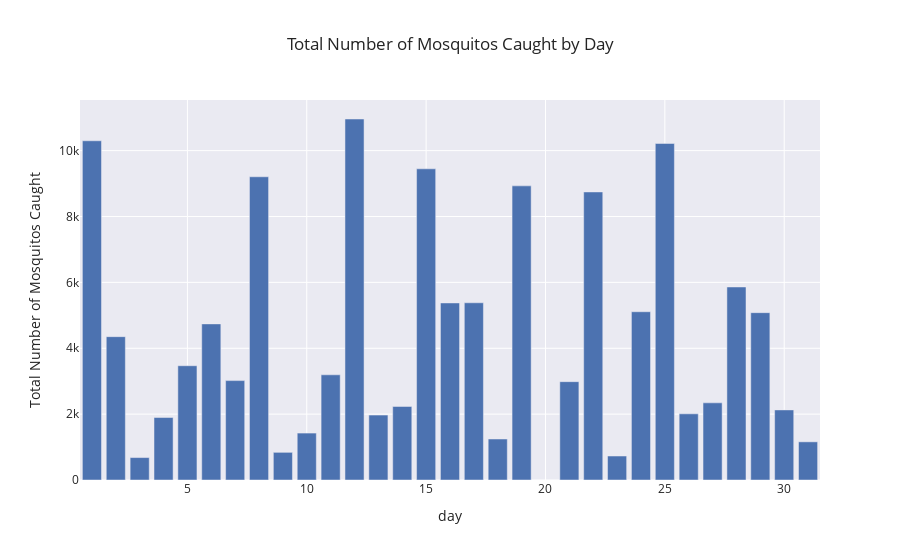

The notebook cell this image was saved under:
### Code cell
px.bar(train_df.groupby('day')['num_mosquitos'].sum().reset_index(),
       x='day',
       y='num_mosquitos',
       labels={'day':'day','num_mosquitos':'Total Number of Mosquitos Caught'},
       title='Total Number of Mosquitos Caught by Day'
)

### Figure 1 — Plotly figure (JSON) as saved in the notebook; plotly's stock layout.template omitted (floating-point values rounded to 4 significant figures)
{"data": [{"alignmentgroup": "True", "hovertemplate": "day=%{x}<br>Total Number of Mosquitos Caught=%{y}<extra></extra>", "legendgroup": "", "marker": {"color": "rgb(76,114,176)", "pattern": {"shape": ""}}, "name": "", "offsetgroup": "", "orientation": "v", "showlegend": false, "textposition": "auto", "type": "bar", "x": [1, 2, 3, 4, 5, 6, 7, 8, 9, 10, 11, 12, 13, 14, 15, 16, 17, 18, 19, 21, 22, 23, 24, 25, 26, 27, 28, 29, 30, 31], "xaxis": "x", "y": [10300, 4352, 681, 1897, 3470, 4740, 3018, 9207, 840, 1425, 3194, 10961, 1971, 2233, 9449, 5376, 5381, 1245, 8931, 2986, 8746, 728, 5109, 10218, 2009, 2343, 5861, 5081, 2128, 1159], "yaxis": "y"}], "layout": {"barmode": "relative", "legend": {"tracegroupgap": 0}, "title": {"text": "Total Number of Mosquitos Caught by Day"}, "xaxis": {"anchor": "y", "domain": [0, 1], "title": {"text": "day"}}, "yaxis": {"anchor": "x", "domain": [0, 1], "title": {"text": "Total Number of Mosquitos Caught"}}}}
